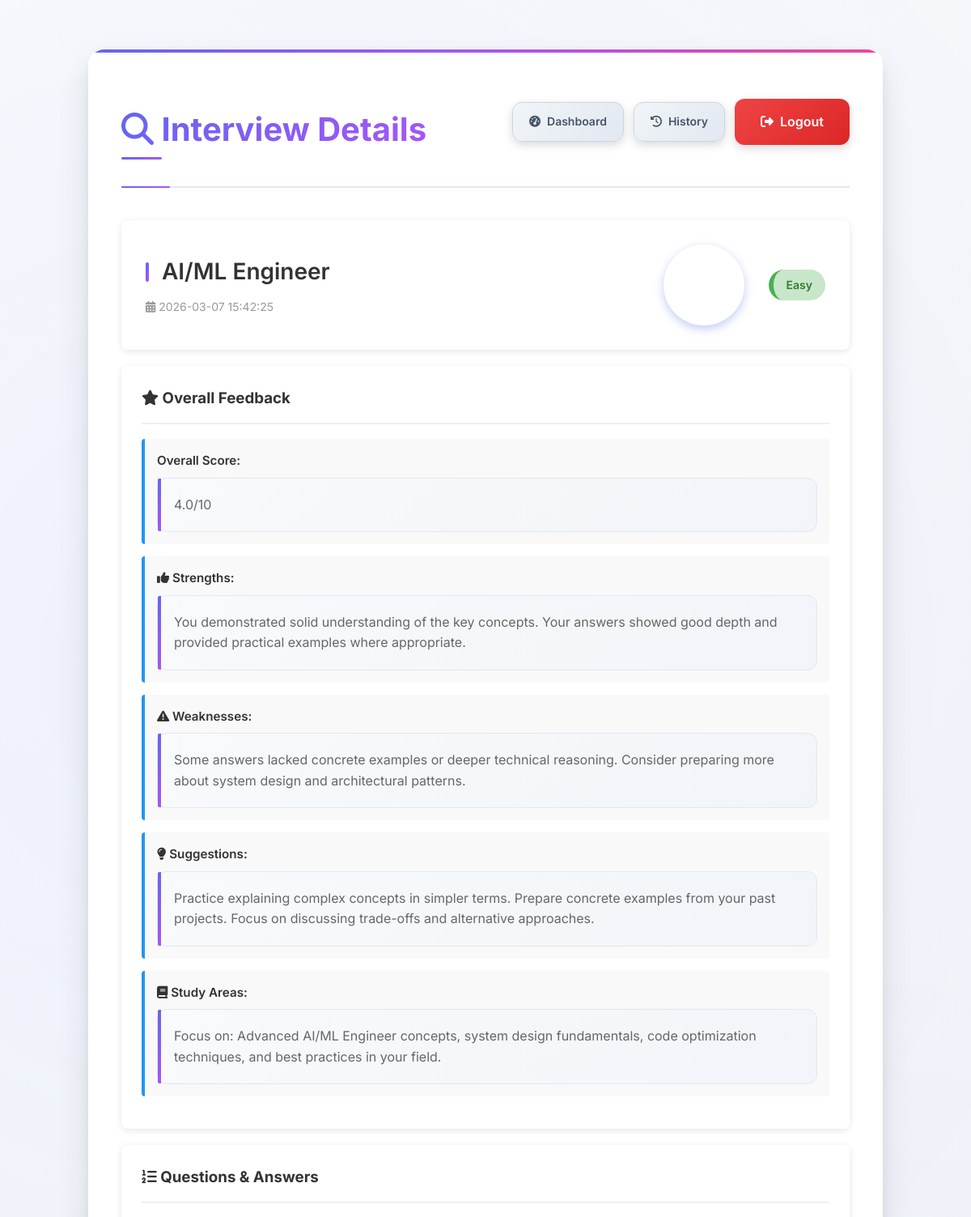
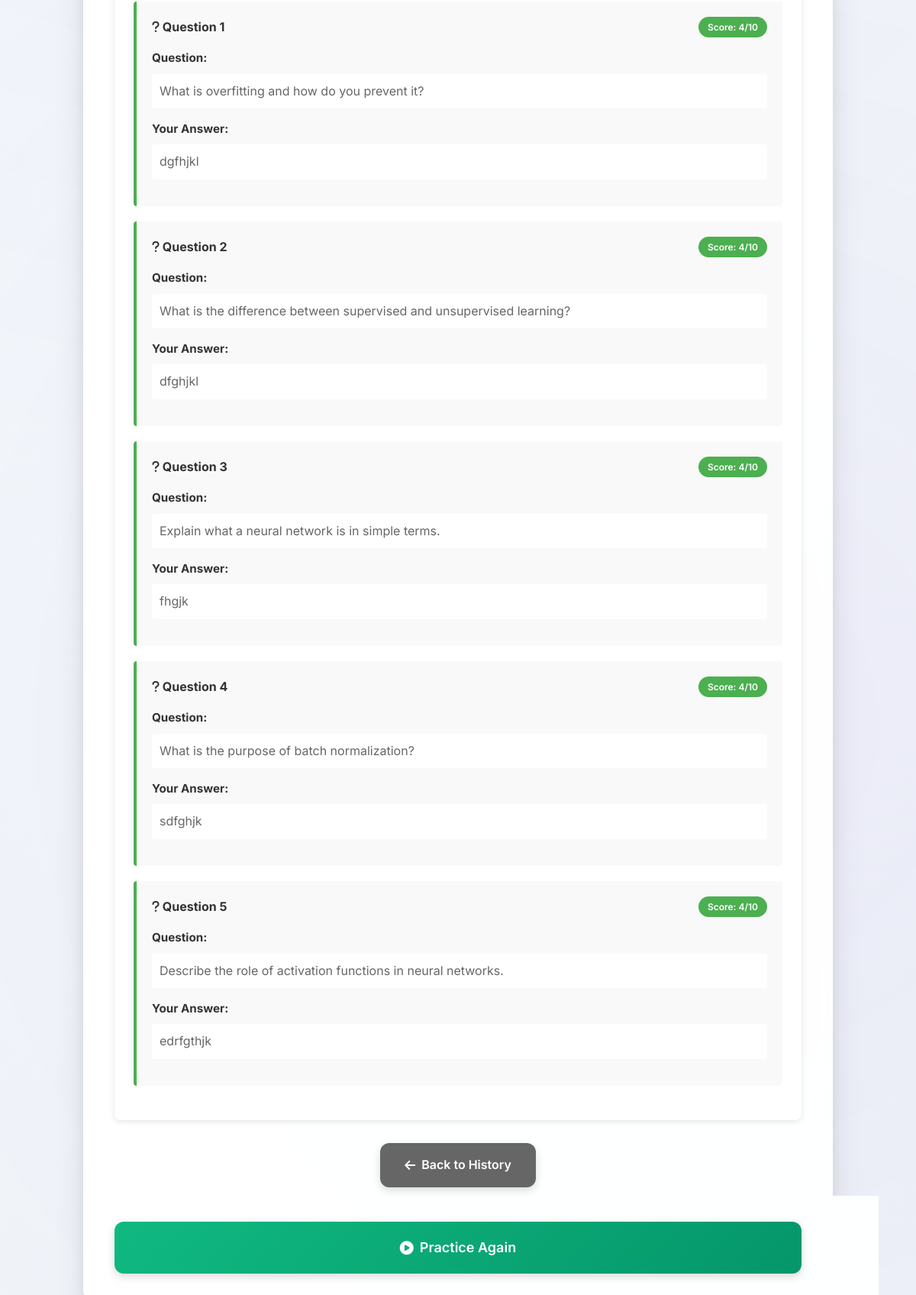
Page /interview_details/2 (signed in) on the committed database (2 pictures, top to bottom).
### tables this page shows
CREATE TABLE interviews (
            id INTEGER PRIMARY KEY AUTOINCREMENT,
            user_id INTEGER NOT NULL,
            role TEXT NOT NULL,
            difficulty TEXT NOT NULL,
            timestamp DATETIME DEFAULT CURRENT_TIMESTAMP,
            questions TEXT,
            answers TEXT,
            scores TEXT,
            feedback TEXT,
            overall_score REAL,
            FOREIGN KEY(user_id) REFERENCES users(id)
        );

### app.py (the view)
@app.route('/interview_details/<int:interview_id>')
@login_required
def interview_details(interview_id):
    interview = database.get_interview_details(interview_id, current_user.id)
    if not interview:
        flash('Interview not found', 'error')
        return redirect(url_for('interview_history'))
    questions = json.loads(interview['questions']) if interview['questions'] else []
    answers = json.loads(interview['answers']) if interview['answers'] else []
    scores = json.loads(interview['scores']) if interview['scores'] else []
    feedback = json.loads(interview['feedback']) if interview['feedback'] else {}
    return render_template('interview_details.html',
                          name=current_user.name,
                          interview=interview,
                          questions=questions,
                          answers=answers,
                          scores=scores,
                          feedback=feedback)

### app.py (called while the page is built)
@login_manager.user_loader
def load_user(user_id):
    try:
        row = database.get_user_by_id(int(user_id))
    except Exception:
        return None
    if row:
        return User(row['id'], row['name'], row['email'], row['password_hash'])
    return None

### database.py (called while the page is built)
def get_db():
    conn = sqlite3.connect(DB_PATH)
    conn.row_factory = sqlite3.Row
    return conn

def get_user_by_id(user_id: int):
    conn = get_db()
    c = conn.cursor()
    c.execute('SELECT * FROM users WHERE id = ?', (user_id,))
    return c.fetchone()

def get_interview_details(interview_id: int, user_id: int):
    conn = get_db()
    c = conn.cursor()
    c.execute('SELECT * FROM interviews WHERE id = ? AND user_id = ?', (interview_id, user_id))
    return c.fetchone()

### templates/interview_details.html (shortened to what this page needs)
<!DOCTYPE html>
<html lang="en">
<head>
    <link rel="stylesheet" href="{{ url_for('static', filename='style.css') }}">
    <link rel="stylesheet" href="https://cdnjs.cloudflare.com/ajax/libs/font-awesome/6.4.0/css/all.min.css">
</head>
<body>
    <div class="container">
        <header>
            <h1><i class="fas fa-search"></i> Interview Details</h1>
            <nav class="nav-links">
                <a href="{{ url_for('dashboard') }}" class="btn nav-btn">
                    <i class="fas fa-tachometer-alt"></i> Dashboard
                </a>
                <a href="{{ url_for('interview_history') }}" class="btn nav-btn">
                    <i class="fas fa-history"></i> History
                </a>
                <a href="{{ url_for('logout') }}" class="btn logout-btn">
                    <i class="fas fa-sign-out-alt"></i> Logout
                </a>
            </nav>
        </header>
        <div class="details-container">
            <div class="interview-header-card">
                <div class="header-left">
                    <h2>{{ interview.role }}</h2>
                    <p class="timestamp"><i class="fas fa-calendar-alt"></i> {{ interview.timestamp }}</p>
                </div>
                <div class="header-right">
                    <div class="overall-score">
                        <div class="score-circle">
                            <span class="score-number">{{ "%.1f"|format(interview.overall_score) }}</span>
                            <span class="score-label">/ 10</span>
                        </div>
                    </div>
                    <span class="difficulty-badge difficulty-{{ interview.difficulty.lower() }}">
                        {{ interview.difficulty }}
                    </span>
                </div>
            </div>
            {% if feedback %}
            <div class="feedback-card">
                <h3><i class="fas fa-star"></i> Overall Feedback</h3>
                {% if feedback.overall_score %}
                <div class="feedback-section">
                    <label>Overall Score:</label>
                    <p>{{ feedback.overall_score }}/10</p>
                </div>
                {% endif %}
                {% if feedback.strengths %}
                <div class="feedback-section">
                    <label><i class="fas fa-thumbs-up"></i> Strengths:</label>
                    <p>{{ feedback.strengths }}</p>
                </div>
                {% endif %}
                {% if feedback.weaknesses %}
                <div class="feedback-section">
                    <label><i class="fas fa-exclamation-triangle"></i> Weaknesses:</label>
                    <p>{{ feedback.weaknesses }}</p>
                </div>
                {% endif %}
                {% if feedback.suggestions %}
                <div class="feedback-section">
                    <label><i class="fas fa-lightbulb"></i> Suggestions:</label>
                    <p>{{ feedback.suggestions }}</p>
                </div>
                {% endif %}
                {% if feedback.study_areas %}
                <div class="feedback-section">
                    <label><i class="fas fa-book"></i> Study Areas:</label>
                    <p>{{ feedback.study_areas }}</p>
                </div>
                {% endif %}
            </div>
            {% endif %}
            <div class="questions-section">
                <h3><i class="fas fa-list-ol"></i> Questions & Answers</h3>
                {% for i in range(questions|length) %}
                <div class="qa-card">
                    <div class="qa-header">
                        <h4><i class="fas fa-question"></i> Question {{ i + 1 }}</h4>
                        <span class="score-badge">Score: {{ scores[i] if i < scores|length else 'N/A' }}/10</span>
                    </div>
                    <div class="qa-content">
                        <div class="question-section">
                            <label><strong>Question:</strong></label>
                            <p>{{ questions[i] }}</p>
                        </div>
                        <div class="answer-section">
                            <label><strong>Your Answer:</strong></label>
                            <p>{{ answers[i] if i < answers|length else 'No answer provided' }}</p>
                        </div>
                    </div>
                </div>
                {% endfor %}
            </div>
            <div class="actions">
                <a href="{{ url_for('interview_history') }}" class="btn back-btn">
                    <i class="fas fa-arrow-left"></i> Back to History
                </a>
                <a href="{{ url_for('dashboard') }}" class="btn start-btn">
                    <i class="fas fa-play-circle"></i> Practice Again
                </a>
            </div>
        </div>
    </div>
</body>
</html>

### static/style.css (style rules this page uses)
body { font-family: 'Inter', 'Segoe UI', Tahoma, Geneva, Verdana, sans-serif; line-height: 1.6; color: #2d3748; background: linear-gradient(135deg, #f7fafc 0%, #edf2f7 100%); min-height: 100vh; margin: 0; padding: 0; position: relative; }
body::before { content: ''; position: fixed; top: 0; left: 0; width: 100%; height: 100%; background-image: radial-gradient(circle at 25% 25%, rgba(99, 102, 241, 0.05) 0%, transparent 50%), radial-gradient(circle at 75% 75%, rgba(168, 85, 247, 0.05) 0%, transparent 50%); pointer-events: none; z-index: -1; }
.container { max-width: 900px; margin: 0 auto; padding: 40px; background: rgba(255, 255, 255, 0.95); backdrop-filter: blur(10px); border-radius: 20px; box-shadow: 0 20px 40px rgba(0, 0, 0, 0.1), 0 8px 16px rgba(0, 0, 0, 0.06), inset 0 1px 0 rgba(255, 255, 255, 0.8); margin-top: 60px; margin-bottom: 60px; border: 1px solid rgba(255, 255, 255, 0.2); position: relative; overflow: hidden; }
.container::before { content: ''; position: absolute; top: 0; left: 0; right: 0; height: 4px; background: linear-gradient(90deg, #6366f1, #a855f7, #ec4899); }
header { display: flex; justify-content: space-between; align-items: center; margin-bottom: 40px; border-bottom: 2px solid #e2e8f0; padding-bottom: 30px; position: relative; }
header::after { content: ''; position: absolute; bottom: -2px; left: 0; width: 60px; height: 2px; background: linear-gradient(90deg, #6366f1, #a855f7); border-radius: 1px; }
h1 { color: #1a202c; margin-bottom: 8px; font-weight: 700; font-size: 2.5rem; background: linear-gradient(135deg, #6366f1, #a855f7); -webkit-background-clip: text; -webkit-text-fill-color: transparent; background-clip: text; position: relative; }
h1::after { content: ''; position: absolute; bottom: -5px; left: 0; width: 50px; height: 3px; background: linear-gradient(90deg, #6366f1, #a855f7); border-radius: 2px; }
h2 { color: #2d3748; margin-top: 40px; margin-bottom: 20px; font-weight: 600; font-size: 1.5rem; position: relative; padding-left: 20px; }
h2::before { content: ''; position: absolute; left: 0; top: 50%; transform: translateY(-50%); width: 4px; height: 24px; background: linear-gradient(135deg, #6366f1, #a855f7); border-radius: 2px; }
label { display: block; margin-bottom: 8px; font-weight: 600; color: #4a5568; font-size: 0.95rem; transition: color 0.3s ease; }
.btn { display: inline-flex; align-items: center; justify-content: center; gap: 8px; padding: 16px 32px; border: none; border-radius: 12px; font-size: 16px; font-weight: 600; font-family: inherit; cursor: pointer; text-decoration: none; transition: all 0.3s ease; position: relative; overflow: hidden; box-shadow: 0 4px 12px rgba(0, 0, 0, 0.15); }
.btn::before { content: ''; position: absolute; top: 0; left: -100%; width: 100%; height: 100%; background: linear-gradient(90deg, transparent, rgba(255, 255, 255, 0.2), transparent); transition: left 0.5s ease; }
.logout-btn { background: linear-gradient(135deg, #ef4444 0%, #dc2626 100%); color: white; }
.start-btn { background: linear-gradient(135deg, #10b981 0%, #059669 100%); color: white; width: 100%; margin-top: 30px; font-size: 18px; padding: 20px; }
.feedback-section { margin-bottom: 40px; }
.feedback-section p { background: linear-gradient(135deg, #f8fafc 0%, #f1f5f9 100%); padding: 20px; border-radius: 12px; margin: 12px 0; border: 1px solid #e2e8f0; line-height: 1.6; position: relative; }
.feedback-section p::before { content: ''; position: absolute; left: 0; top: 0; bottom: 0; width: 4px; background: linear-gradient(135deg, #6366f1, #a855f7); border-radius: 2px 0 0 2px; }
.nav-links { display: flex; gap: 12px; align-items: center; }
.nav-btn { background: linear-gradient(135deg, #f1f5f9 0%, #e2e8f0 100%); color: #475569; border: 1px solid #cbd5e1; padding: 12px 20px; font-size: 14px; }
.difficulty-easy { border-left: 6px solid #4CAF50; }

### rows in the picture
interviews: role "AI/ML Engineer", timestamp "2026-03-07 15:42:25", difficulty "Easy"

### other values in the picture
{{ feedback.overall_score }} "4.0"
{{ feedback.strengths }} "You demonstrated solid understanding of the key concepts. Your answers showed good depth and provided practical examples where appropriate."
{{ feedback.weaknesses }} "Some answers lacked concrete examples or deeper technical reasoning. Consider preparing more about system design and architectural patterns."
{{ feedback.suggestions }} "Practice explaining complex concepts in simpler terms. Prepare concrete examples from your past projects. Focus on discussing trade-offs and alternative approaches."
{{ feedback.study_areas }} "Focus on: Advanced AI/ML Engineer concepts, system design fundamentals, code optimization techniques, and best practices in your field."
{{ i + 1 }} "1" "2" "3" "4" "5"
{{ scores[i] if i < scores|length else 'N/A' }} "4" "4" "4" "4" "4"
{{ questions[i] }} "What is overfitting and how do you prevent it?" "What is the difference between supervised and unsupervised learning?" "Explain what a neural network is in simple terms." "What is the purpose of batch normalization?" "Describe the role of activation functions in neural networks."
{{ answers[i] if i < answers|length else 'No answer provided' }} "dgfhjkl" "dfghjkl" "fhgjk" "sdfghjk" "edrfgthjk"
